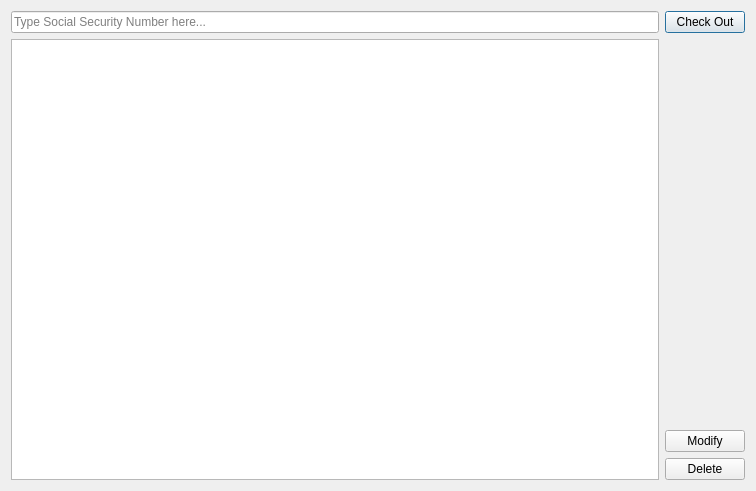
<?xml version="1.0" encoding="UTF-8"?>
<ui version="4.0">
 <class>reservationsDialog</class>
 <widget class="QDialog" name="reservationsDialog">
  <property name="geometry">
   <rect>
    <x>0</x>
    <y>0</y>
    <width>756</width>
    <height>491</height>
   </rect>
  </property>
  <property name="windowTitle">
   <string>Dialog</string>
  </property>
  <layout class="QHBoxLayout" name="horizontalLayout_5">
   <item>
    <layout class="QHBoxLayout" name="horizontalLayout_2" stretch="1,0">
     <item>
      <layout class="QVBoxLayout" name="verticalLayout_3">
       <item>
        <layout class="QHBoxLayout" name="horizontalLayout_4" stretch="0">
         <item>
          <widget class="QLineEdit" name="filter_lineEdit">
           <property name="placeholderText">
            <string>Type Social Security Number here...</string>
           </property>
          </widget>
         </item>
        </layout>
       </item>
       <item>
        <widget class="QTableView" name="tableView"/>
       </item>
      </layout>
     </item>
     <item>
      <layout class="QVBoxLayout" name="RightPanel_verticalLayout_2">
       <item>
        <layout class="QVBoxLayout" name="verticalLayout">
         <item>
          <widget class="QPushButton" name="checkout_pushButton">
           <property name="text">
            <string>Check Out</string>
           </property>
          </widget>
         </item>
         <item>
          <spacer name="verticalSpacer">
           <property name="orientation">
            <enum>Qt::Vertical</enum>
           </property>
           <property name="sizeHint" stdset="0">
            <size>
             <width>20</width>
             <height>40</height>
            </size>
           </property>
          </spacer>
         </item>
         <item>
          <widget class="QPushButton" name="modify_pushButton">
           <property name="text">
            <string>Modify</string>
           </property>
          </widget>
         </item>
         <item>
          <widget class="QPushButton" name="delete_pushButton">
           <property name="text">
            <string>Delete</string>
           </property>
          </widget>
         </item>
        </layout>
       </item>
      </layout>
     </item>
    </layout>
   </item>
  </layout>
 </widget>
 <resources/>
 <connections/>
</ui>
